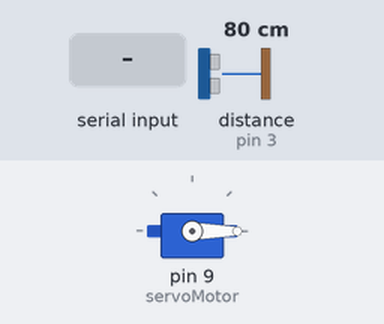
Recording of a sketch running on a simulated Arduino Uno, built for the host (arithmetic inside an expression is 32-bit, double 64-bit). On the bench: servo. Wiring (inferred from the names in the program): ultrasonic range finder: trigger pin 2; echo pin 3. Inputs (shaded band) come from the test bench; at power-on: distance to the obstacle (sensor on pin 3) 80 cm. The echo pulse lasts 58.3 µs per cm; what the sketch prints to the serial monitor is not drawn.

Above: at 1.2 s.
1.3 s: "n,45\n" received over Serial
At 2.5 s:
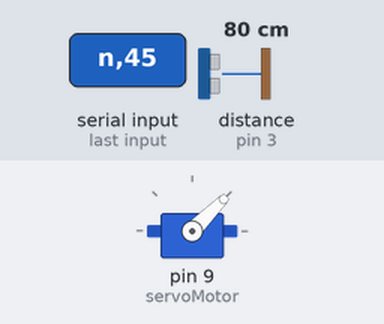
2.8 s: "90,45\n" received over Serial
At 3.7 s:
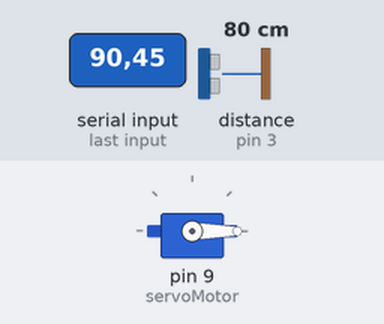
Timing chart, 0 to 5.8 s (numbered marks = the images above; inputs shaded):
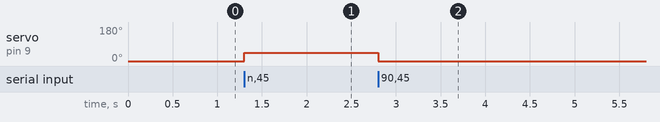

The sketch:

arduino_skecth.ino
```cpp
// Servo - Version: Latest
#include <Servo.h>

const int Trigger = 2;   //Pin digital 2 para el Trigger del sensor
const int Echo = 3;   //Pin digital 3 para el echo del sensor

int max_dist = 0;
int min_dist = -99999;

Servo servoMotor;

char *result = malloc(4);
String readString;
String param;
String angleString;
int angleFloat;
int angleInt;
String angleSign;


float output = 0;
int output_int = 0;

float rad_angle = 0;

String outputString;

String directionString;

int largo;

void setup() {

servoMotor.attach(9);

Serial.begin(115200);

pinMode(Trigger, OUTPUT); //pin como salida
pinMode(Echo, INPUT);  //pin como entrada
digitalWrite(Trigger, LOW);//Inicializamos el pin con 0

}

void loop() {


if (Serial.available() > 0) {


      delay(2);
      readString = Serial.readStringUntil('\n');

      }
      param = readString.substring(0,1);

      angleSign = readString.substring(1,2);
      angleString = readString.substring(2,5);
      angleInt = angleString.toInt();
      //angleFloat = angleFloat/10;

      if(angleSign == 'n'){ angleInt = angleInt*(-1);}
      //angleInt = (int) angleFloat;
      servoMotor.write(angleInt);

      digitalWrite(Trigger, HIGH);
      delayMicroseconds(10);          //Enviamos un pulso de 10us
      digitalWrite(Trigger, LOW);
      long t, distanceCm;
      t = pulseIn(Echo, HIGH); //obtenemos el ancho del pulso

      if((t<200) || (t>2000)){t=9999;}

      //output = abs(100*sin(rad_angle));
      //output_int = (int) output;
      outputString = String(t);

      //if(outputString.length()==1){outputString = '0000'+outputString;}

      if(outputString.length()==1){outputString = '000'+outputString;}
      if(outputString.length()==2){outputString = '00'+outputString;}
      if(outputString.length()==3){outputString = '0'+outputString;}


      Serial.print('A');

      Serial.println(outputString);

}
```

Measured:
- after the input at 1.3 s, servo on pin 9 (servoMotor): 0° → 45° at once
- after the input at 2.8 s, servo on pin 9 (servoMotor): 45° → 0° at once
